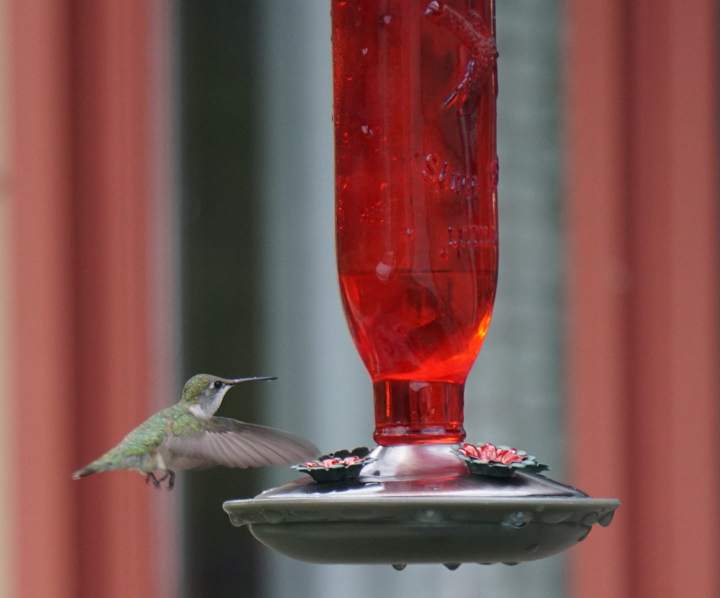
#> input picture WEEK2_2/hummingbird.jpg, 1440 x 1195 px, found by its file name (shown at 1/2 size)
$ python morphological.py
#> lines starting #> are read from the running program, lines starting #| are printed output that depends on the picture
# Blur : 이미지를 단순화 하면서도 노이즈 제거 역할
# noise : 이미지에 존재하는 원래의 예상하는 픽셀의 값이 아닌 밝기나 색의 변종
# 이미지의 노이즈! 생길 수밖에 없다! 이유는?
# 1. 이미지라는 것은 전기적으로 전송! 디지털카메라로 사진을 찍고, 네트워크를 통해서 전송 ...
# 2. 센서의 문제가 생기거나 조정이 일어났을 때
# 3. 빛의 강도 ISO Factor

import cv2
import numpy as np

img = cv2.imread("hummingbird.jpg")
#> img is the input picture: shape (1195, 1440, 3); mean B, G, R 78.8, 81.9, 124.9
print(img.shape)
#| (1195, 1440, 3)
img = cv2.pyrDown(img)
#> img: shape (598, 720, 3)
img = cv2.pyrDown(img)
#> img: shape (299, 360, 3)

kernel = np.ones((5, 5), np.uint8)
print(kernel.shape)
print(kernel)

# erosion technique
img_err = cv2.erode(img, kernel, iterations = 5)
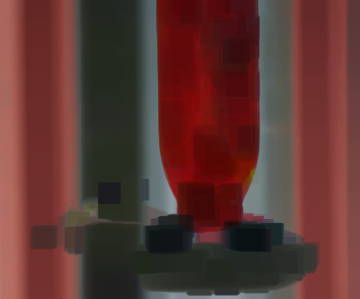
#> img_err: shape (299, 360, 3); mean B, G, R 50.3, 54.1, 93.4

# dilation technique
img_dil = cv2.dilate(img, kernel, iterations = 5)
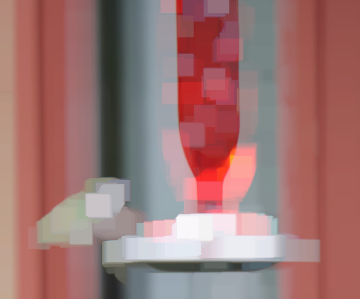
#> img_dil: shape (299, 360, 3); mean B, G, R 115.2, 116.6, 158.2

# morphological opening technique
img_opn = cv2.morphologyEx(img, cv2.MORPH_OPEN, kernel)
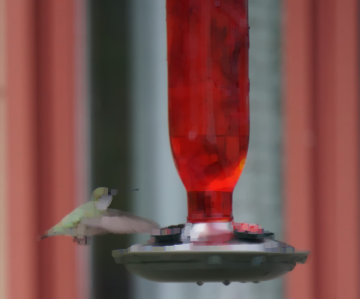
#> img_opn: shape (299, 360, 3); mean B, G, R 77.1, 80.3, 123

# morphological closing technique
img_close = cv2.morphologyEx(img, cv2.MORPH_CLOSE, kernel)
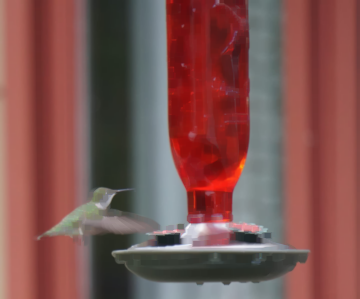
#> img_close: shape (299, 360, 3); mean B, G, R 80.2, 83.3, 126.6

# cv2.MORPH_GRADIENT
img_gradient = cv2.morphologyEx(img, cv2.MORPH_GRADIENT, kernel)
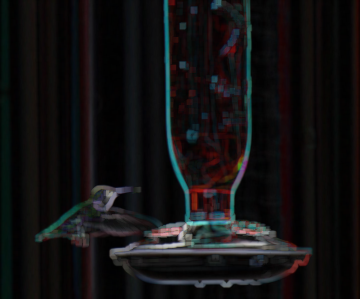
#> img_gradient: shape (299, 360, 3); mean B, G, R 18.2, 17.6, 18.6

# cv2.MORPH_TOPHAT
img_tophat = cv2.morphologyEx(img, cv2.MORPH_TOPHAT, kernel)
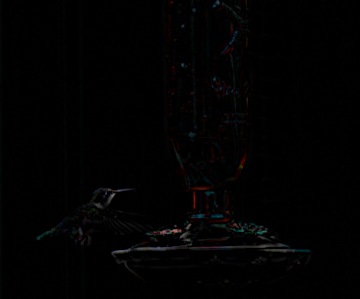
#> img_tophat: shape (299, 360, 3); mean B, G, R 1.7, 1.7, 1.9

# cv2.MORPH_BLACKHAT
img_blackhat = cv2.morphologyEx(img, cv2.MORPH_BLACKHAT, kernel)
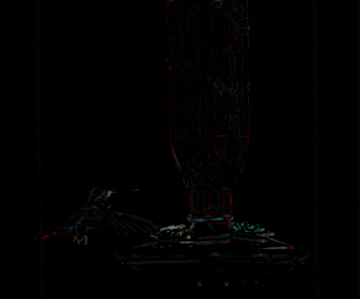
#> img_blackhat: shape (299, 360, 3); mean B, G, R 1.3, 1.3, 1.7

cv2.imshow("original image", img)
# cv2.imshow("erosion image", img_err)
# cv2.imshow("dilation image", img_dil)
cv2.imshow("morph open image", img_opn)
cv2.imshow("morph close image", img_close)
cv2.imshow("morph gradient image", img_gradient)
cv2.imshow("morph tophat image", img_tophat)
cv2.imshow("morph blackhat image", img_blackhat)


cv2.waitKey(0)
cv2.destroyAllWindows()

$ run again, with WEEK2_2/snowman.jpg copied over WEEK2_2/hummingbird.jpg
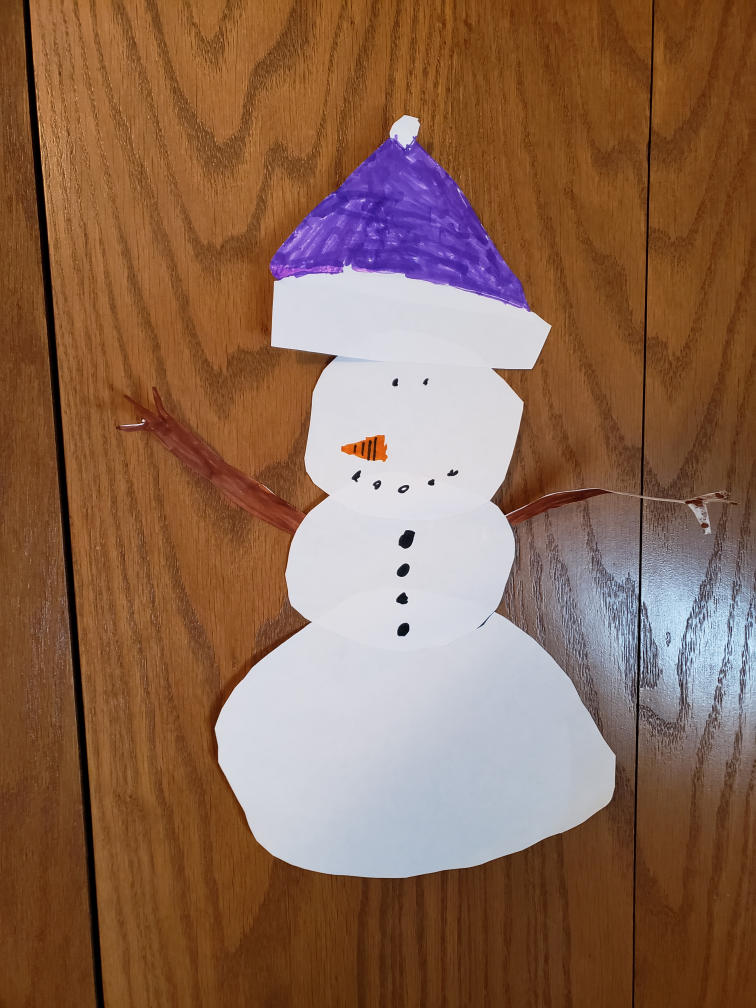
#> input picture WEEK2_2/snowman.jpg, 3024 x 4032 px, found by its file name (shown at 1/4 size)
#> img is the input picture: shape (4032, 3024, 3); mean B, G, R 82.4, 104, 139.2
#| (4032, 3024, 3)
#> `img_err = cv2.erode(img, kernel, iterations = 5)`:
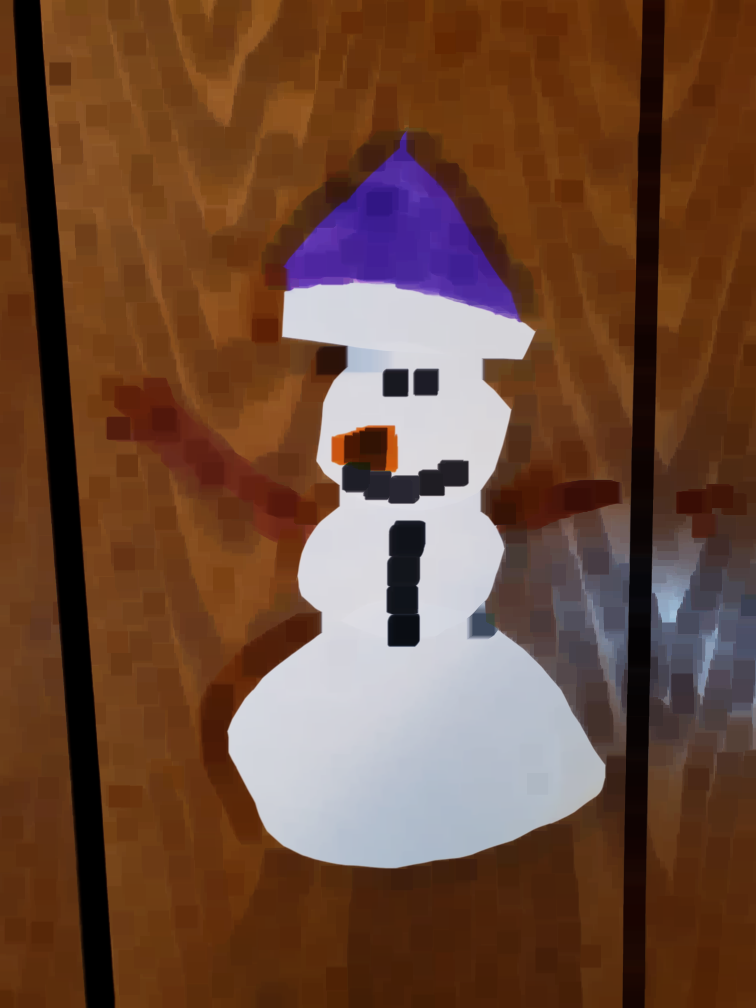
#> img_err: shape (1008, 756, 3); mean B, G, R 56.1, 74.7, 109.3
#> `img_tophat = cv2.morphologyEx(img, cv2.MORPH_TOPHAT, kernel)`:
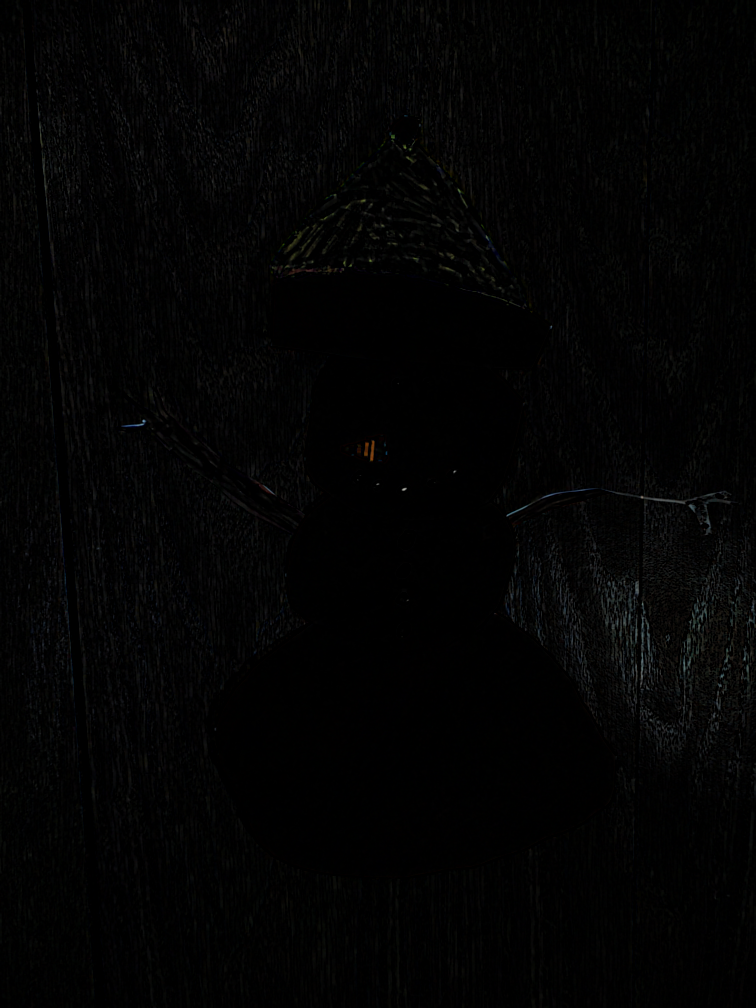
#> img_tophat: shape (1008, 756, 3); mean B, G, R 3.1, 3.1, 3
